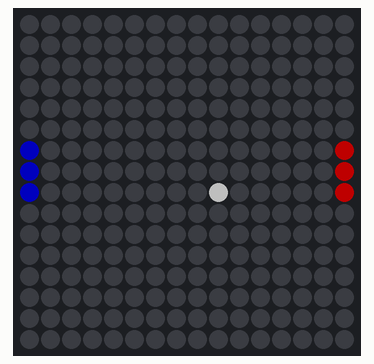
This sketch was run on a simulated ESP32. On the bench: 16×16 RGB LED matrix (first LED top left, wired row by row). Dim RGB values are drawn brighter than linear; WiFi joins after 1.5 s; servers stay silent unless stated; random numbers use the default seed unless the sketch sets one; what the sketch prints to the serial monitor is not drawn.

Above: at 1.61 s.
At 6.34 s:
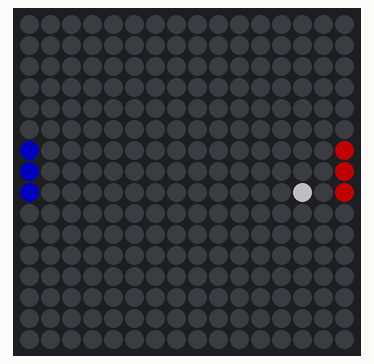
At 11.17 s:
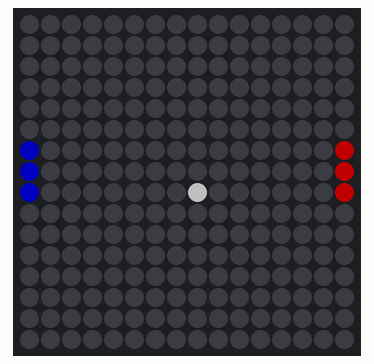
At 20.68 s:
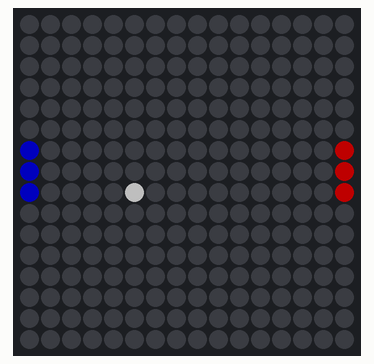
At 30.29 s:
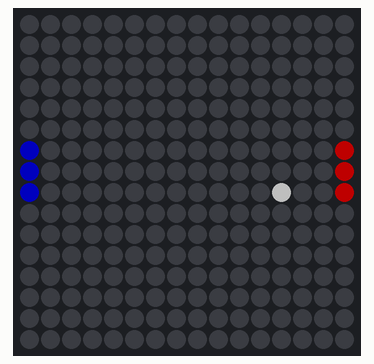
At 39.82 s:
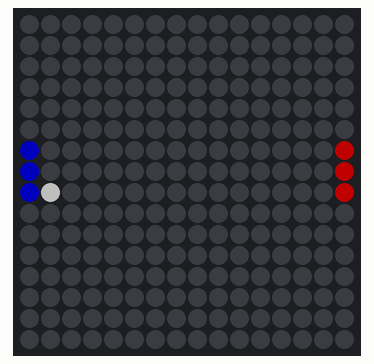

The sketch:

sketch_aug19a.ino
```cpp
#include <WiFi.h>
#include <SocketIOclient.h>
#include <ArduinoJson.h>
#include <FastLED.h>

/* ===================== CONFIGURAÇÃO DOS LEDS (IGUAL AO SNAKE) ===================== */
#define MATRIX_W 16
#define MATRIX_H 16
#define NUM_LEDS 256

#define LED_PIN 13
#define COLOR_ORDER GRB
#define LED_TYPE WS2812B
#define BRIGHTNESS 80

CRGB leds[NUM_LEDS];

/* ===================== CONFIGURAÇÃO DE REDE ===================== */
const char* ssid = "The-net";
const char* password = "12345678";

const char* cloudflare_host = "scanning-harley-peoples-washington.trycloudflare.com";
const int server_port = 443;

SocketIOclient socketIO;

/* ===================== VARIÁVEIS DO PONG ===================== */
#define PADDLE_HEIGHT 3

float p1_y = 6;
float p2_y = 6;

float ball_x = 8;
float ball_y = 8;
float ball_dx = 0.5;
float ball_dy = 0.3;

unsigned long lastGameUpdate = 0;
#define GAME_SPEED 50

/* ===================== MAPEAMENTO SERPENTINO ===================== */
uint16_t getIndex(uint8_t x, uint8_t y) {
  if (x >= MATRIX_W || y >= MATRIX_H) return 0;
  if (y % 2 == 0) return y * MATRIX_W + x;
  return y * MATRIX_W + (MATRIX_W - 1 - x);
}

/* ===================== EVENTOS DO SOCKET.IO ===================== */
void socketIOEvent(socketIOmessageType_t type, uint8_t * payload, size_t length) {
  switch(type) {
    case sIOtype_CONNECT:
      Serial.println("[ESP32] Conectado ao Servidor Cloudflare!");
      break;

    case sIOtype_EVENT: {
      DynamicJsonDocument doc(1024);
      DeserializationError error = deserializeJson(doc, payload);

      if (!error) {
        String eventName = doc[0];

        if (eventName == "update_simulator" || eventName == "update_game") {
          JsonObject data = doc[1];
          String player = data["player"];
          float beta = data["beta"] | 0.0;

          float mappedY = map(constrain(beta, -45, 45), -45, 45, 13, 0);

          if (player == "Player 1") p1_y = mappedY;
          if (player == "Player 2") p2_y = mappedY;
        }
      }
      break;
    }

    default:
      break;
  }
}

/* ===================== FÍSICA DO JOGO ===================== */
void resetBall() {
  ball_x = 8;
  ball_y = 8;
  ball_dx = (random(0, 2) == 0 ? 0.5 : -0.5);
  ball_dy = (random(-3, 4) / 10.0);
}

void updatePong() {
  ball_x += ball_dx;
  ball_y += ball_dy;

  if (ball_y <= 0 || ball_y >= MATRIX_H - 1) {
    ball_dy *= -1;
    ball_y = constrain(ball_y, 0, MATRIX_H - 1);
  }

  if (ball_x <= 1) {
    if (ball_y >= p1_y && ball_y <= p1_y + PADDLE_HEIGHT) {
      ball_dx *= -1;
      ball_x = 1;
    } else if (ball_x <= 0) {
      resetBall();
    }
  }

  if (ball_x >= MATRIX_W - 2) {
    if (ball_y >= p2_y && ball_y <= p2_y + PADDLE_HEIGHT) {
      ball_dx *= -1;
      ball_x = MATRIX_W - 2;
    } else if (ball_x >= MATRIX_W - 1) {
      resetBall();
    }
  }
}

/* ===================== RENDERIZAÇÃO ===================== */
void drawPong() {
  FastLED.clear();

  // Raquete Player 1 (Azul)
  for (int i = 0; i < PADDLE_HEIGHT; i++) {
    int y = (int)p1_y + i;
    if (y >= 0 && y < MATRIX_H) leds[getIndex(0, y)] = CRGB::Blue;
  }

  // Raquete Player 2 (Vermelha)
  for (int i = 0; i < PADDLE_HEIGHT; i++) {
    int y = (int)p2_y + i;
    if (y >= 0 && y < MATRIX_H) leds[getIndex(MATRIX_W - 1, y)] = CRGB::Red;
  }

  // Bola (Branca)
  leds[getIndex((uint8_t)ball_x, (uint8_t)ball_y)] = CRGB::White;

  FastLED.show();
}

/* ===================== SETUP E LOOP ===================== */
void setup() {
  Serial.begin(115200);

  FastLED.addLeds<LED_TYPE, LED_PIN, COLOR_ORDER>(leds, NUM_LEDS);
  FastLED.setBrightness(BRIGHTNESS);
  FastLED.clear();
  FastLED.show();

  WiFi.begin(ssid, password);
  while (WiFi.status() != WL_CONNECTED) {
    delay(500);
    Serial.print(".");
  }
  Serial.println("\nWi-Fi Conectado!");

  socketIO.beginSSL(cloudflare_host, server_port, "/socket.io/?EIO=4");
  socketIO.onEvent(socketIOEvent);

  randomSeed(analogRead(0));
  resetBall();
}

void loop() {
  socketIO.loop();

  if (millis() - lastGameUpdate > GAME_SPEED) {
    lastGameUpdate = millis();
    updatePong();
    drawPong();
  }
}
```
